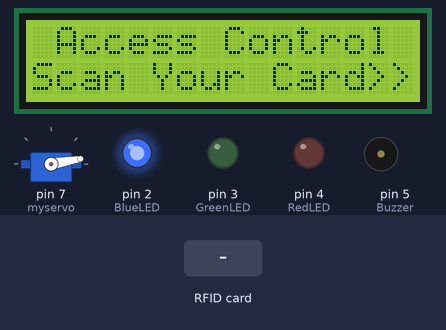
Recording of a sketch running on a simulated Arduino Uno, built with avr-gcc and run on an emulated ATmega328P. Shown: 16×2 character LCD, servo, output pins drawn as LEDs (lit = HIGH), buzzer (waves = sounding). The inputs (shaded band) are chosen by the test bench. Pins used as bus, display or sensor lines are not drawn; what the sketch prints to the serial monitor is not drawn.

Above: at 1.3 s.
1.4 s: RFID card 7D DC 96 3F held to the reader
At 1.56 s:
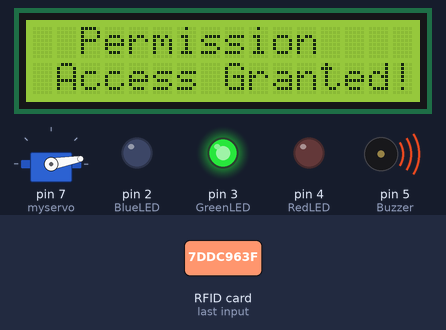
At 2.9 s:
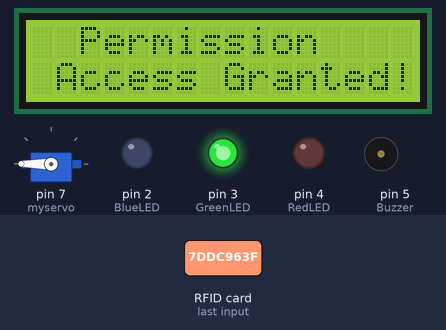
3.6 s: RFID card 5E 7A 19 C4 held to the reader
At 10.2 s:
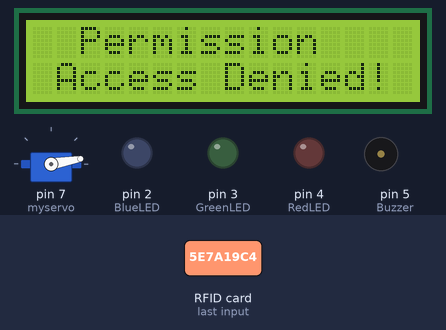
Timing chart, 0 to 13.1 s (numbered marks = the images above; inputs shaded):
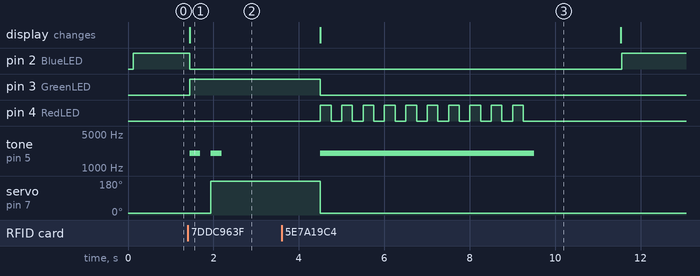

Measured:
- after the input at 1.4 s, pin 2 (BlueLED): HIGH → LOW at once; pin 3 (GreenLED): LOW → HIGH at once; tone on pin 5 (Buzzer): alternates 2000 Hz for 0.25 s and silent for 0.25 s, 4 changes in all, then stays silent, starting at once; servo on pin 7 (myservo): 10° → 180° after 0.54 s; the display: changes at once (image 1)
- after the input at 3.6 s, pin 2 (BlueLED): LOW → HIGH after 8.0 s instead of 0.90 s; pin 4 (RedLED): alternates HIGH for 0.25 s and LOW for 0.25 s, 20 changes in all, then stays LOW, starting after 0.90 s; tone on pin 5 (Buzzer): silent → 2000 Hz after 0.90 s, → silent 5.0 s later; the display: changes after 0.90 s (image 3)

The sketch:

RFID_Servo_Led.ino
```cpp
#include <SPI.h>
#include <MFRC522.h>
#include <LiquidCrystal_I2C.h>
#include <Servo.h>

#define RST_PIN 9
#define SS_PIN  10

MFRC522 mfrc522(SS_PIN, RST_PIN);
String MasterTag = "7D DC 96 3F"; // Enter you tag UID which we get it from first code.

String UIDCard = "";

LiquidCrystal_I2C lcd(0x27, 16, 2);

Servo myservo;

#define BlueLED  2
#define GreenLED 3
#define RedLED 4

#define Buzzer 5


int potPin = 0;
int value;

void setup() {
  // put your setup code here, to run once:
  Serial.begin(9600);

  SPI.begin();
  mfrc522.PCD_Init();

  lcd.init();
  lcd.backlight();
  lcd.clear();

  myservo.attach(7);
  myservo.write(10);

  pinMode(GreenLED, OUTPUT);
  pinMode(BlueLED, OUTPUT);
  pinMode(RedLED, OUTPUT);

  pinMode(Buzzer, OUTPUT);

  digitalWrite(BlueLED, HIGH);

  lcd.clear();
  lcd.print(" Access Control ");
  lcd.setCursor(0, 1);
  lcd.print("Scan Your Card>>");
}

void loop() {
  // put your main code here, to run repeatedly:
  digitalWrite(BlueLED, HIGH);
  digitalWrite(RedLED, LOW);
  digitalWrite(GreenLED, LOW);
  noTone(Buzzer);
  myservo.write(10);
  //Wait until new tag is available
  while (getUID())
  {
    Serial.print("UID: ");
    Serial.println(UIDCard);
    lcd.clear();
    lcd.setCursor(2, 0);
    lcd.print("Permission");
    lcd.setCursor(0, 1);

    if (UIDCard == MasterTag)
    {
      lcd.print(" Access Granted!");
      digitalWrite(GreenLED, HIGH);
      digitalWrite(BlueLED, LOW);
      digitalWrite(RedLED, LOW);
      for (int i = 0; i < 2; i++) {
        tone(Buzzer, 2000);
        delay(250);
        noTone(Buzzer);
        delay(250);
        myservo.write(180);
      }


    }
    else
    {
      lcd.print(" Access Denied!");
      digitalWrite(BlueLED, LOW);
      digitalWrite(GreenLED, LOW);
      tone(Buzzer, 2000);
      myservo.write(10);
      for(int i = 0; i < 10;i++){
        digitalWrite(RedLED, HIGH);
        delay(250);
        digitalWrite(RedLED, LOW);
        delay(250);
      }
      noTone(Buzzer);
    }

    delay(2000);

    lcd.clear();
    lcd.print(" Access Control ");
    lcd.setCursor(0, 1);
    lcd.print("Scan Your Card>>");
  }
}
boolean getUID()
{
  if (! mfrc522.PICC_IsNewCardPresent()) {
    //Serial.println("card Not found");
    return false;
  }

  if (! mfrc522.PICC_ReadCardSerial()) {
    //Serial.println("Not able to read the card");
    return false;
  }
  UIDCard = "";
  for (byte i = 0; i < mfrc522.uid.size; i++) {
    UIDCard.concat(String(mfrc522.uid.uidByte[i] < 0x10 ? " 0" : " "));
    UIDCard.concat(String(mfrc522.uid.uidByte[i], HEX));
  }
  UIDCard.toUpperCase();
  UIDCard = UIDCard.substring(1);

  mfrc522.PICC_HaltA();
  return true;
}
```
